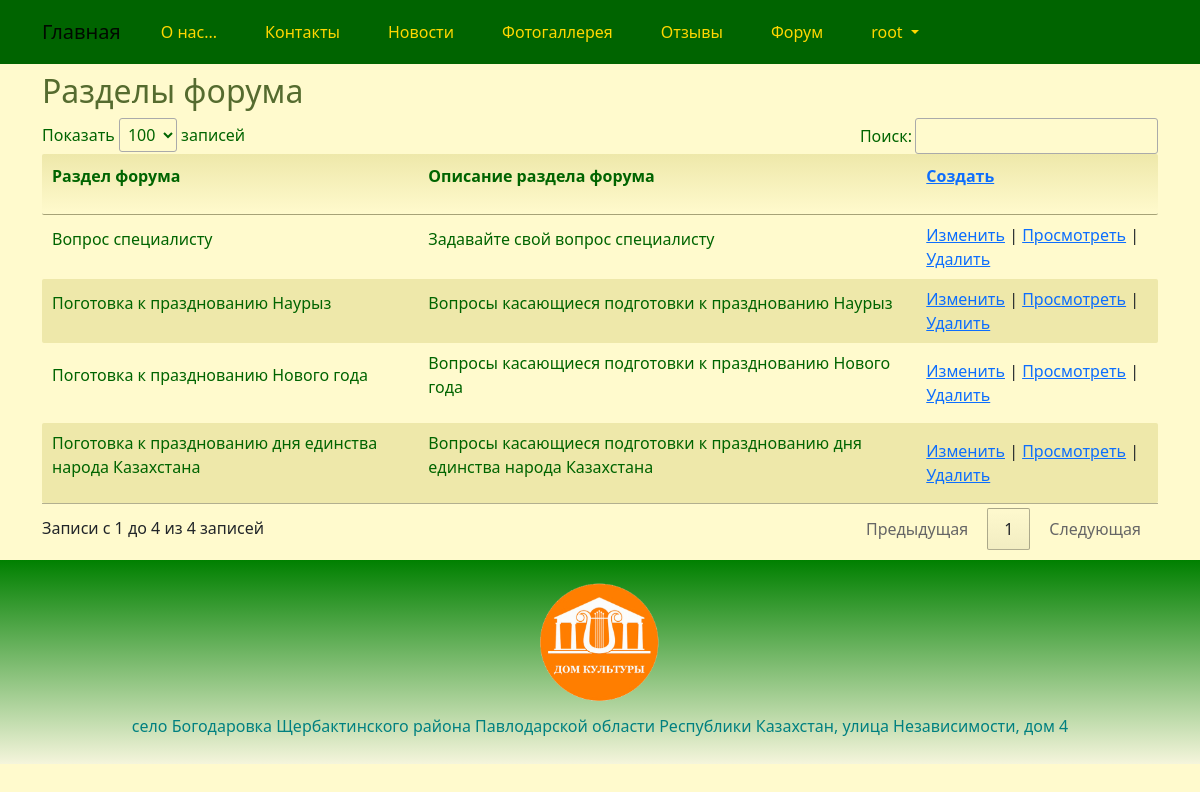
The app's page /board/index/ (signed in) with its own data.
### house/models.py (models this page shows, shortened)
class Board(models.Model):
    name = models.CharField(_('board_name'), max_length=128, unique=True)
    description = models.TextField(_('board_description'))
    class Meta:
        db_table = 'board'

### house/views.py (the view)
# urls.py: path('board/index/', views.board_index, name='board_index'),
@login_required
@group_required("Managers")
def board_index(request):
    board = Board.objects.all().order_by('name')
    return render(request, "board/index.html", {"board": board})

### house/views.py (called while the page is built)
def group_required(*group_names):
    def in_groups(u):
        if u.is_authenticated:
            if bool(u.groups.filter(name__in=group_names)) | u.is_superuser:
                return True
        return False
    return user_passes_test(in_groups, login_url='403')

### templates/board/index.html (shortened to what this page needs)
{% extends "base.html" %}
{% load i18n %}
{% block content %}
<h2>{% trans "Boards" %}</h2>
{% if board.count > 0 %}
<div class="row">
	<table id="myTable" class="table-manager" style="width:100%">
		<thead>
			<tr>
				<th><p>{% trans "board_name" %}</p></th>
				<th><p>{% trans "board_description" %}</p></th>
				<th><p><a href="{% url 'board_create'%}">{% trans "Create" %}</a></p></th>
			</tr>
		</thead>
		<tbody>
			{% for p in board %}
			<tr>
				<td><p>{{ p.name }}</p></td>
				<td><p>{{ p.description }}</p></td>
				<td>
					<a href="{% url 'board_edit' p.id %}">{% trans "Change" %}</a> |
					<a href="{% url 'board_read' p.id %}">{% trans "View" %}</a> |
					<a onclick="return confirm('Удалить запись?')" href="{% url 'board_delete' p.id %}">{% trans "Delete" %}</a>
				</td>
			</tr>
			{% endfor %}
		</tbody>
	</table>
</div>
{% else %}
<a href="{% url 'board_create'%}">{% trans "Create" %}</a>
{% endif %}
{% endblock content %}

### templates/base.html (shortened to what this page needs)
<!DOCTYPE html>
{% load static %}
{% load i18n %}
<html>
<head>
	<link href="https://cdn.jsdelivr.net/npm/bootstrap@5.0.2/dist/css/bootstrap.min.css" rel="stylesheet">
	<link rel="stylesheet" href="{% static 'css/styles.css' %}" />
	<link rel="stylesheet" href="{% static 'css/choosen.css' %}" />
</head>
	<nav class="navbar navbar-expand-lg navbar-light justify-content-center">
		<div class="container">
			<a class="navbar-brand" href="{{ HTTP_HOST }}/">{% trans "Home" %}</a>
			<div class="collapse navbar-collapse" id="mainMenu">
				<ul class="navbar-nav me-auto mb-2 mb-lg-0">
					<li class="nav-link">
						<a class="dropdown-item" href="{% url 'about' %}">{% trans "about" %}</a>
					</li>
					<li class="nav-link">
						<a class="dropdown-item" href="{% url 'contact' %}">{% trans "contacts" %}</a>
					</li>
					<li class="nav-link">
						<a class="dropdown-item" href="{% url 'news_list' %}">{% trans "newss" %}</a>
					</li>
					<li class="nav-link">
						<a class="dropdown-item" href="{% url 'photogallery' %}">{% trans "photogallery" %}</a>
					</li>
					<li class="nav-link">
						<a class="dropdown-item" href="{% url 'reviews_list' %}">{% trans "reviews" %}</a>
					</li>
					{% if user.is_authenticated %}
						<li class="nav-link">
							<a class="dropdown-item" href="{% url 'forum' %}">{% trans "forum" %}</a>
						</li>
						<li class="nav-link dropdown">
							<a class="dropdown-item dropdown-toggle" href="#" id="navbarDropdown" role="button" data-bs-toggle="dropdown" aria-expanded="false">
							{{ user.username }}
							</a>
						</li>
					{% else %}
						<form class="form-inline ml-auto">
							<a href="{% url 'login' %}" class="btn btn-outline-secondary">{% trans "Log In" %}</a>
							<a href="{% url 'signup' %}" class="btn btn-primary ml-2">{% trans "Sign up" %}</a>
						</form>
					{% endif %}
						{% get_current_language as LANGUAGE_CODE %}
						{% get_available_languages as LANGUAGES %}
						{% get_language_info_list for LANGUAGES as languages %}
				</ul>
			</div>
		</div>
	</nav>
<body>
	<div class="container">
		{% block content%}{% endblock content %}
	</div>
</body>
<footer class="container-fluid text-center bg-lightgray">
	<div class="copyrights">
		<img src="{% static 'images/logo.png' %}" alt="logo" style="height:144px; padding: 10px;">
	</div>
	<p>село Богодаровка Щербактинского района Павлодарской области Республики Казахстан, улица Независимости, дом 4</p>
</footer>
<link rel="stylesheet" href="https://cdn.datatables.net/1.11.2/css/jquery.dataTables.min.css">
<link href="{% static 'css/jquery.fancybox.min.css' %}" rel="stylesheet">
</html>

### static/css/styles.css (style rules this page uses)
:root { --navbar-background-color: DarkGreen; --navbar-text-color: Gold; --main-background-color-light: LemonChiffon; --main-background-color-dark: PaleGoldenrod; --main-text-color: DarkGreen; --main-header-color: DarkOliveGreen; --main-text-attention-color: Purple; --footer-background-color-light: Beige; --footer-background-color-dark: Green; --footer-text-color: Teal; --card-background-color-light: LemonChiffon; --card-background-color-dark: PaleGoldenrod; --card-text-color: SeaGreen; --table-background-color-light: LemonChiffon; --table-background-color-dark: PaleGoldenrod; --table-text-color: DarkGreen; --star-size: 30px; --star-color: Yellow; --star-background: Gold ; }
.navbar { background-color: var(--navbar-background-color); color: var(--navbar-text-color); }
.navbar .navbar-nav, .navbar .navbar-nav .navbar-text { color: var(--navbar-text-color); }
.navbar ul { background-color: var(--navbar-background-color); color: var(--navbar-text-color); }
.navbar li { background-color: var(--navbar-background-color); color: var(--navbar-text-color); }
.navbar a { background-color: var(--navbar-background-color); color: var(--navbar-text-color); }
.navbar-brand { background-color: var(--navbar-background-color); color: var(--navbar-text-color); }
.nav-link a { background-color: var(--navbar-background-color); color: var(--navbar-text-color); }
body { background-color: var(--main-background-color-light); }
h1, h2, h3, h4, h5, h6 { color: var(--main-header-color); }
p, ul, li, label { color: var(--main-text-color); }
.table-manager { width: 100%; border: none; margin-bottom: 20px; }
.table-manager thead th { font-weight: bold; text-align: center; padding: 10px; background-image: linear-gradient(top, var(--main-background-color-dark), var(--main-background-color-light)); background-image: -o-linear-gradient(top, var(--main-background-color-dark), var(--main-background-color-light)); background-image: -moz-linear-gradient(top, var(--main-background-color-dark), var(--main-background-color-light)); background-image: -webkit-linear-gradient(top, var(--main-background-color-dark), var(--main-background-color-light)); }
.table-manager thead tr th:first-child { border-radius: 2px 0 0 2px; }
.table-manager thead tr th:last-child { border-radius: 0 2px 2px 0; }
.table-manager tbody td { text-align: left; border: none; padding: 5px 10px; vertical-align: top; }
.table-manager tbody tr:nth-child(odd) { background: var(--main-background-color-light); }
.table-manager tbody tr:nth-child(even) { background: var(--main-background-color-dark); }
.table-manager tbody tr td:first-child { border-radius: 2px 0 0 2px; }
.table-manager tbody tr td:last-child { border-radius: 0 2px 2px 0; }
footer { background-image: linear-gradient(top, var(--footer-background-color-dark), var(--footer-background-color-light)); background-image: -o-linear-gradient(top, var(--footer-background-color-dark), var(--footer-background-color-light)); background-image: -moz-linear-gradient(top, var(--footer-background-color-dark), var(--footer-background-color-light)); background-image: -webkit-linear-gradient(top, var(--footer-background-color-dark), var(--footer-background-color-light)); margin-top: 10px; padding: 10px; }
footer p { color: var(--footer-text-color); }

### records on screen
Board: name "Вопрос специалисту", description "Задавайте свой вопрос специалисту"
Board: name "Поготовка к празднованию Наурыз", description "Вопросы касающиеся подготовки к празднованию Наурыз"
Board: name "Поготовка к празднованию Нового года", description "Вопросы касающиеся подготовки к празднованию Нового года"
Board: name "Поготовка к празднованию дня единства народа Казахстана", description "Вопросы касающиеся подготовки к празднованию дня единства народа Казахстана"

### other values on screen
{{ user.username }} "root"
